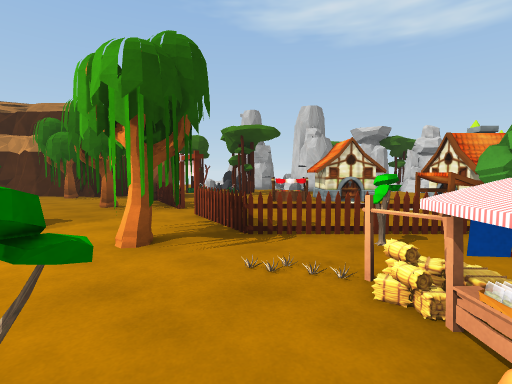
view 1 (above)

24 first-person views from a walk through a Unity game level. The camera is 1.5 m above the floor, tilts 4° down and sees 85° across. Doors are open. The floor is counted in squares, 1.92 m on a side. Each view is taken from the middle of a square. On the plan, view 1 faces up. The plan holds only what a view shows up to about 10 squares ahead; the rest is blank. The place goes on beyond the plan. The player character is not drawn. Some animated figures are not drawn. Some surface patterns are stand-ins.

view 2
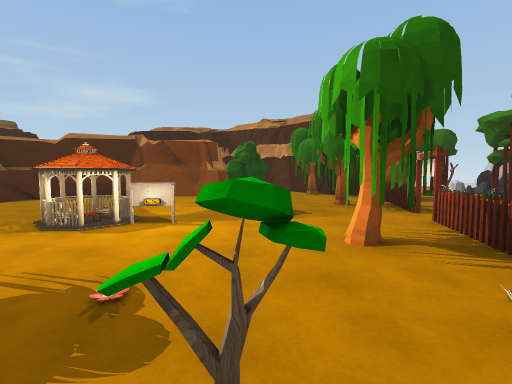

view 3
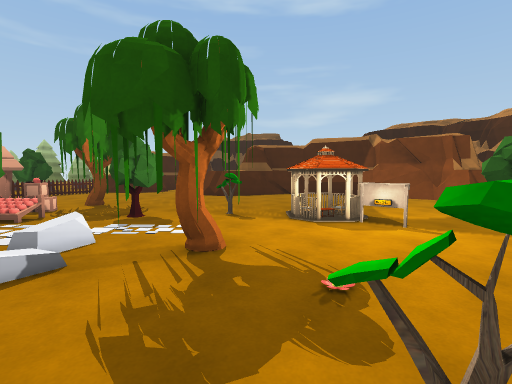

view 4
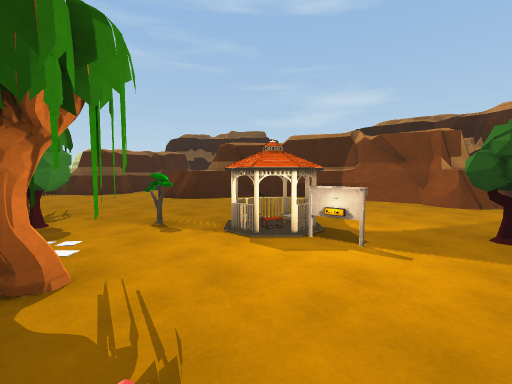

view 5
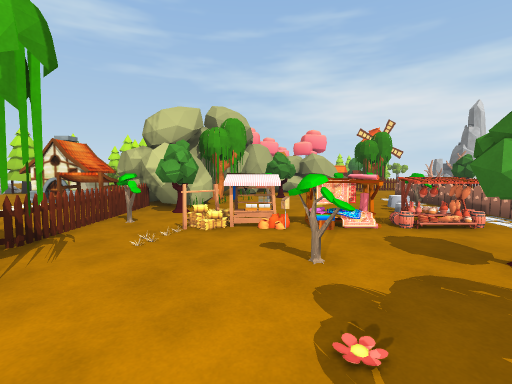

view 6
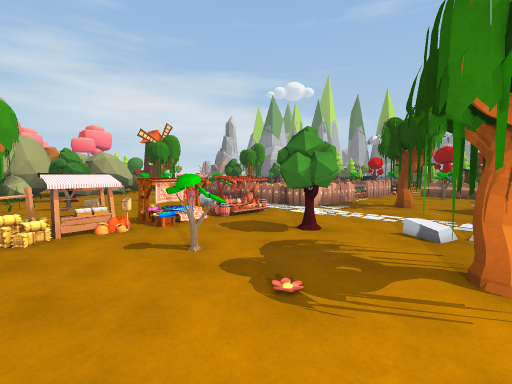

view 7
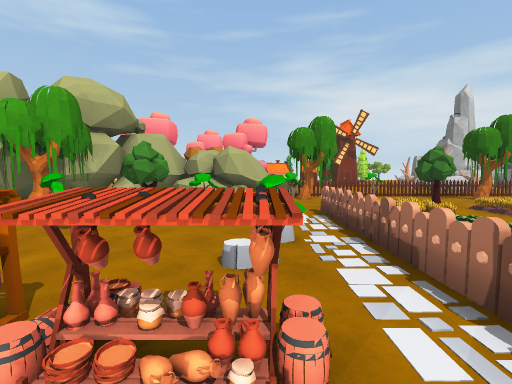

view 8
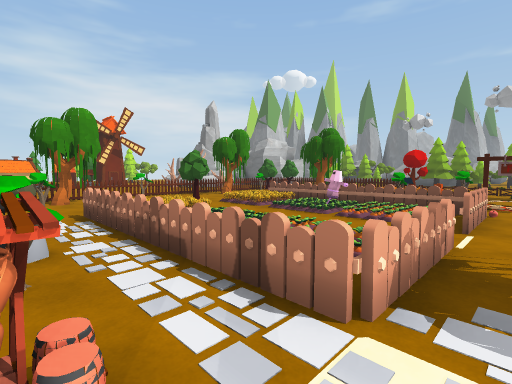

view 9
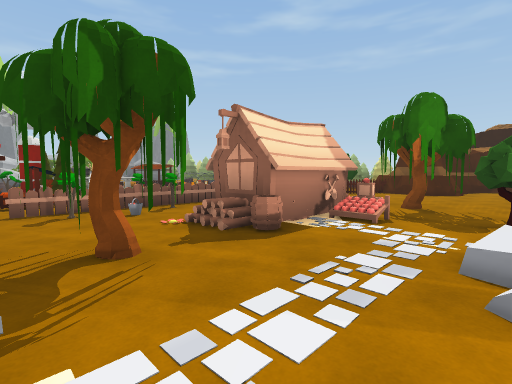

view 10
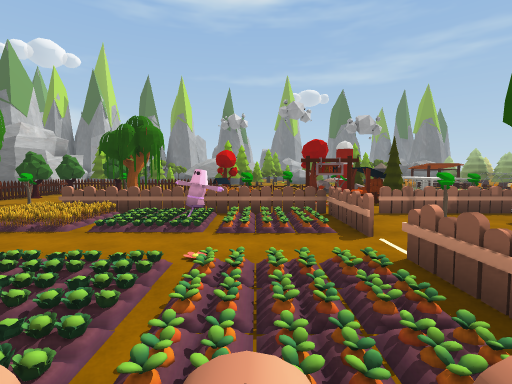

view 11
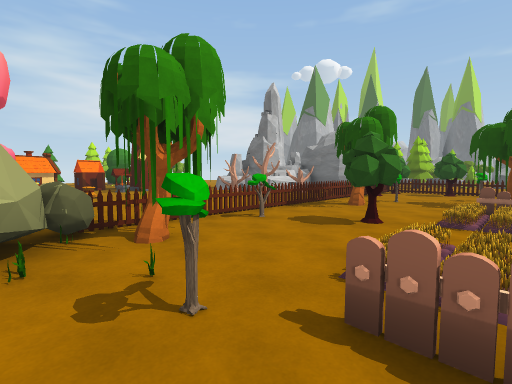

view 12
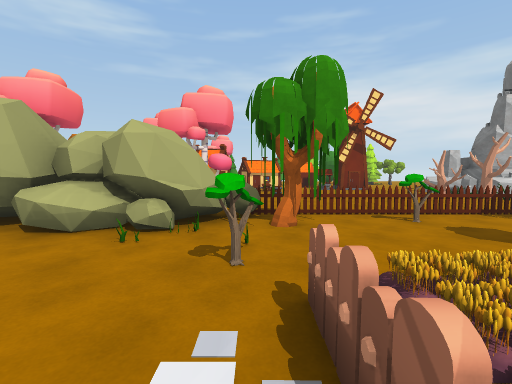

view 13
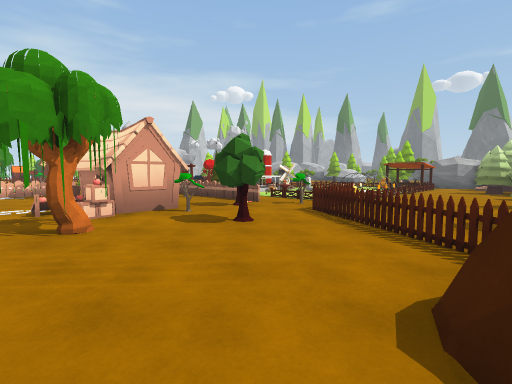

view 14
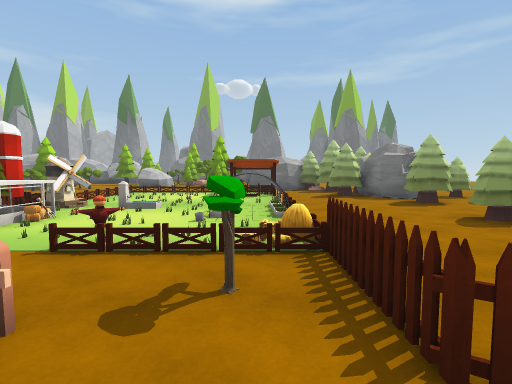

view 15
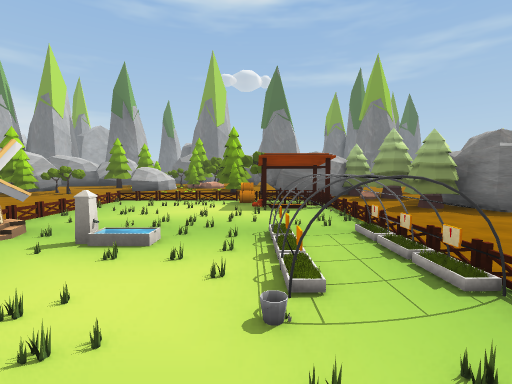

view 16
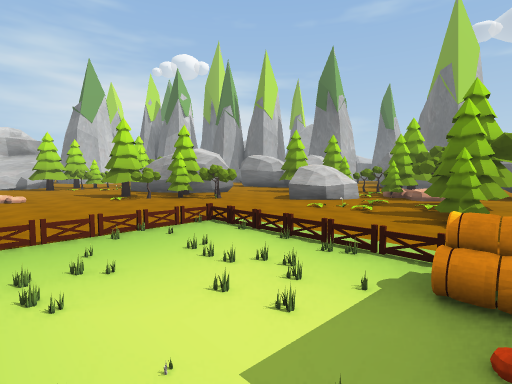

view 17
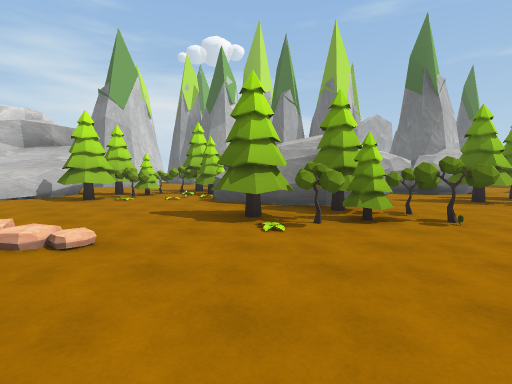

view 18
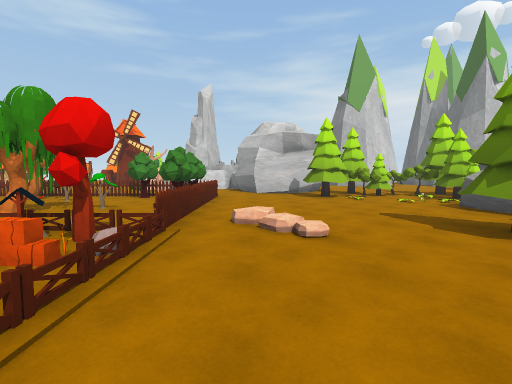

view 19
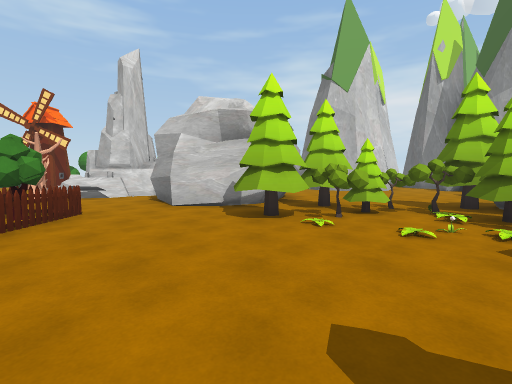

view 20
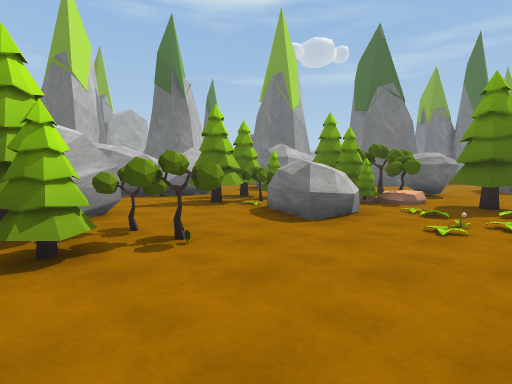

view 21
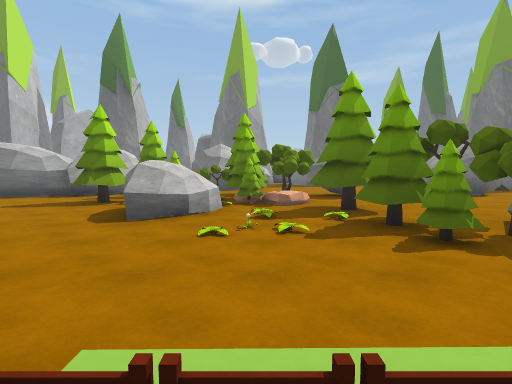

view 22
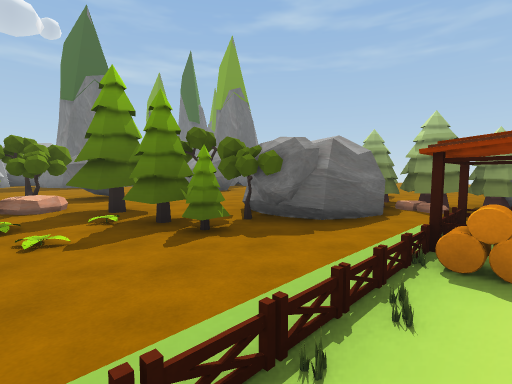

view 23
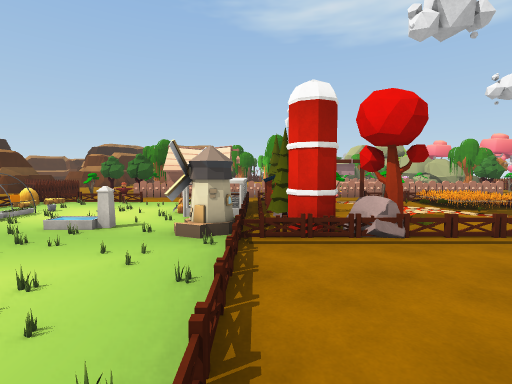

view 24
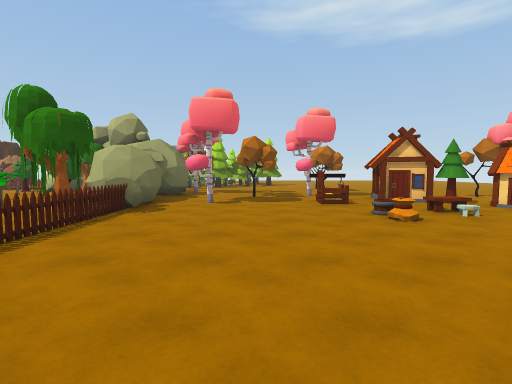

### Floor plan
Key: @ floor where view 1 was taken; # wall or solid block; x gap in a wall; . main floor; : floor 0.25 m higher than the main floor; / step, stairs or slope; D open door; = window, fence, low wall or low ledge; ^ raised ledge; O other object.
Columns run from 11 left of view 1 to 18 right of it. Each row starts with its distance up from view 1.
 11         ##=      OOO
 10   ####  O.#.    ..OO
  9  ##..##.O. . #  ..
  8      O#.O. .^##..
  7    #  .# O .....#
  6    #/..#OO.....x#
  5   ##/.....#...^..
  4  ##....O..#OOOO#
  3 ##  ......O.OOO###
  2 #.....OO...OOO.#O##    O
  1 #.....O..O..O..O..###O.O.
  0 ##....O.O.O@^....O.##..O.O
 -1  #......O#O.^..O...##....###
 -2  #....O.##..^.O....##.O..=..O
 -3 ....O...........=O.x^......=.#
 -4 #...OOOO....O=###/.OO....../.
 -5 ^....###O.OxO.:::/..O.......
 -6  #.O.O#OOO....O...OOO......
 -7 .OO..O... ..O.O///..O.....
 -8 ...O..#=O=O.O=.===.#O....
 -9  ..OO........O   ..OO ...O
-10 ....O.O.O.##O== O#.OO  .OO
-11 ........O.#..== OO..O  O=^
-12 #...OO..O/O...^..O..O ..#^
-13 ....OO.OO/#ODDO...OOO.../#
-14 #.....O..//////OOOOO...//
-15 ........./............##
-16 O#..O..../............#
-17 #...OO.../..........O.##
-18 ##............OO...OO.O#
-19 .###.........OOO..O.OOO...
-20 ### OOO.....OOO###O.OO....
-21     #OO.OO...O##  O OO..
-22    ..OO.O.O...#    OOO....
-23   ....OO.O ....    O  ....
-24   . ...#OO OO...
-25  .. ...O OOOO...
-26 ..  .OOO  OOO.O##
-27 #O  .OO OO O.O

Where each view was taken, in squares from view 1:
view 1: 0 up, 0 right, facing up
view 2: 0 up, 0 right, facing up-left
view 3: 0 up, 0 right, facing left
view 4: 1 up, 1 left, facing left
view 5: 1 up, 3 left, facing right
view 6: 2 up, 3 left, facing down-right
view 7: 2 down, 0 right, facing right
view 8: 2 down, 0 right, facing down-right
view 9: 2 down, 0 right, facing down-left
view 10: 3 down, 2 right, facing down
view 11: 2 down, 5 right, facing down-right
view 12: 3 down, 4 right, facing right
view 13: 3 down, 11 left, facing down-right
view 14: 7 down, 7 left, facing down
view 15: 10 down, 6 left, facing down
view 16: 15 down, 6 left, facing down-right
view 17: 15 down, 0 right, facing down-right
view 18: 15 down, 0 right, facing right
view 19: 17 down, 4 right, facing right
view 20: 17 down, 0 right, facing down
view 21: 17 down, 3 left, facing down
view 22: 17 down, 3 left, facing down-left
view 23: 17 down, 2 left, facing up
view 24: 9 down, 12 right, facing up
